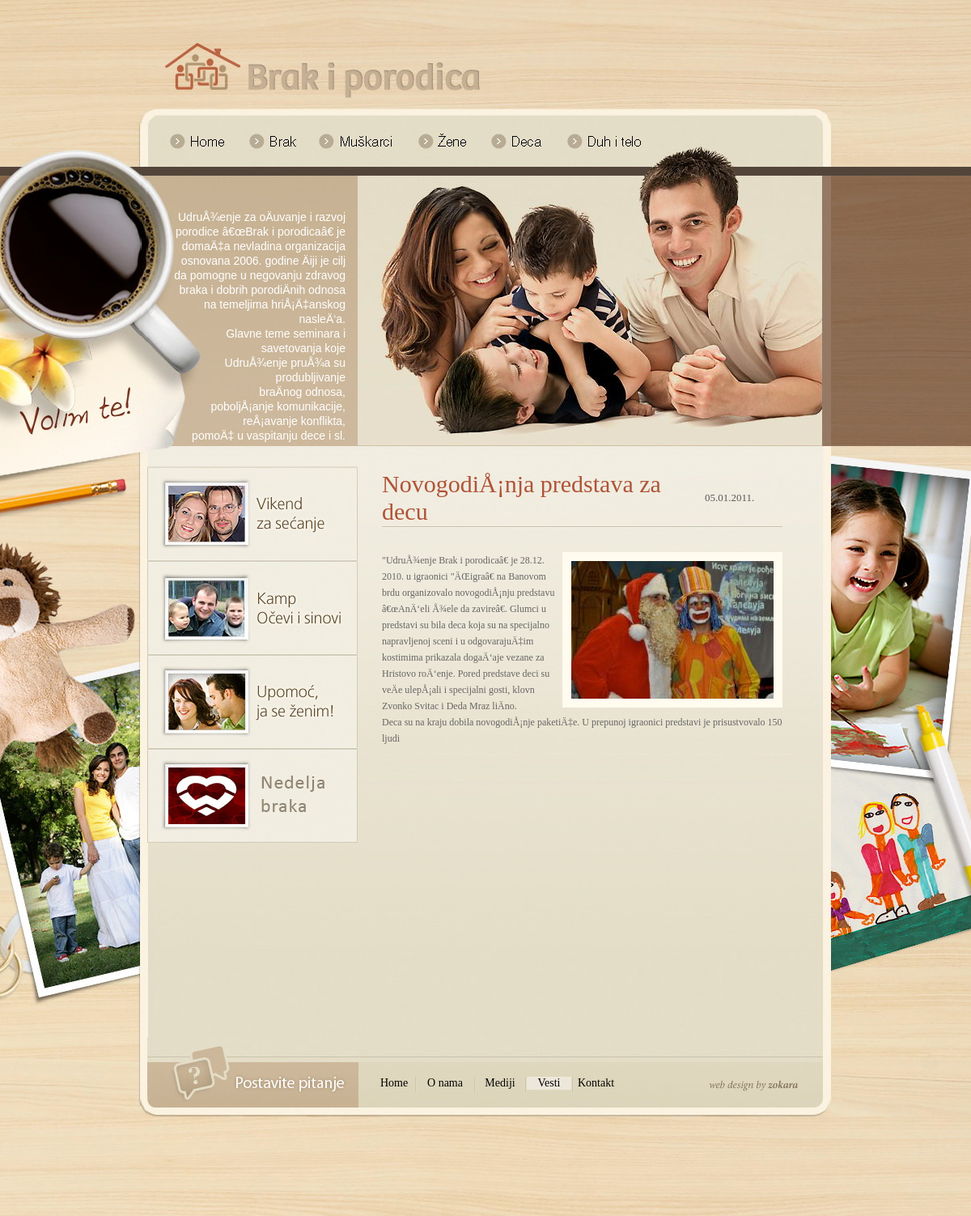
The page /vest.php?id=5 on the database its author committed.
### tables this page shows
CREATE TABLE `uvodi` (
  `id` int(11) NOT NULL AUTO_INCREMENT,
  `grupa` int(11) NOT NULL DEFAULT '0',
  `naziv` varchar(50) DEFAULT NULL,
  `naslov` varchar(50) DEFAULT NULL,
  `tekst` text,
  `stamp_unosa` varchar(14) DEFAULT NULL,
  `stamp_izmene` varchar(14) DEFAULT NULL,
  PRIMARY KEY (`id`)
);

CREATE TABLE `vesti` (
  `id` int(11) NOT NULL AUTO_INCREMENT,
  `naslov` varchar(255) DEFAULT NULL,
  `tekst_kratki` text,
  `tekst` text,
  `aktivno` tinyint(4) NOT NULL DEFAULT '0',
  `prioritet` tinyint(4) NOT NULL DEFAULT '0',
  `stamp_unosa` varchar(14) DEFAULT NULL,
  `stamp_izmene` varchar(14) DEFAULT NULL,
  PRIMARY KEY (`id`)
);

CREATE TABLE `slike` (
  `id` int(11) NOT NULL AUTO_INCREMENT,
  `id_objekta` int(11) DEFAULT NULL,
  `vrsta` varchar(30) DEFAULT NULL,
  `indeks` tinyint(4) NOT NULL DEFAULT '0',
  `naziv` varchar(50) DEFAULT NULL,
  `naziv_mala` varchar(50) DEFAULT NULL,
  `naziv_srednja` varchar(50) DEFAULT NULL,
  `ext` varchar(10) DEFAULT NULL,
  `sirina` varchar(10) DEFAULT NULL,
  `visina` varchar(10) DEFAULT NULL,
  `komentar` varchar(255) DEFAULT NULL,
  `stamp_unosa` varchar(14) DEFAULT NULL,
  PRIMARY KEY (`id`)
);

### vest.php (the view, shortened to what the rows shown need)
<?php
include("include/aplikacija.h.php");
$id=$_REQUEST['id'];
$v=new vest($id);
$grupa=101;
$podgrupa=0;
appHeader($grupa,$podgrupa);
echo "
<table border='0' cellpadding='0' cellspacing='0' id='tabDetalji'>
  <tr>
    <td>
      <table width='100%' border='0' cellpadding='0' cellspacing='0' id='tabDetaljiNaslov'>
        <tr>
          <td class='tabDetaljiNaslovTdNaslov'>".$v->naslov."</td>
          <td class='tabDetaljiNaslovTdDatum'>".stampUDatum2($v->stamp_unosa)."</td>
        </tr>
      </table>
    </td>
  </tr>
  <tr>
    <td class='tabListaSep'></td>
  </tr>
  <tr>
    <td class='tabDetaljiSep2'>&nbsp;</td>
  </tr>
  <tr>
    <td class='tekst'>
";
if ($v->slike[1]->naziv) echo "<a href='".$v->slike[1]->path.$v->slike[1]->naziv."' class='galerija'><img src='".$v->slike[1]->path.$v->slike[1]->naziv_srednja."' width='".$v->slike[1]->srednja_sirina."' height='".$v->slike[1]->srednja_visina."' class='detaljiSlika' border='0' align='right' /></a>";
echo nl2br($v->tekst);
echo "</td>
  </tr>
  <tr>
    <td class='tabDetaljiSep2'>&nbsp;</td>
  </tr>
";
echo "
</table>
";
appFooter($grupa);
?>

### include/aplikacija.h.php (shortened to what the rows shown need)
<?php
if (!defined("Aplikacija_H_PHP")):
    function numUMesec($num)
    {
        if ($num == 1) $mesec = "Januar";
        return $mesec;
    }
    function numUDan($num)
    {
        if ($num == 1) $dan = "Ponedeljak";
        else if ($num == 2) $dan = "Utorak";
        else if ($num == 3) $dan = "Sreda";
        else if ($num == 4) $dan = "Cetvrtak";
        else if ($num == 5) $dan = "Petak";
        else if ($num == 6) $dan = "Subota";
        else $dan = "Nedelja";
        return $dan;
    }
    function stampUDatum2($stamp)
    {
        $num_dan_u_nedelji = date("w");
        $num_dan = $stamp[6] . $stamp[7];
        $num_mesec = $stamp[4] . $stamp[5];
        $num_godina = $stamp[0] . $stamp[1] . $stamp[2] . $stamp[3];
        $datum = $num_dan . "." . $num_mesec . "." . $num_godina . ".";
        return $datum;
    }
    class slika
    {
        function slika($vrsta, $id_objekta, $indeks)
        {
            $this->vrsta = $vrsta;
            if ($this->vrsta == SL_CLANAK) {
                $this->tip = SL_CLANAK_TIP;
                $this->max_sirina = SL_CLANAK_MAX_SIRINA;
                $this->max_visina = SL_CLANAK_MAX_VISINA;
                $this->min_sirina = SL_CLANAK_MIN_SIRINA;
                $this->min_visina = SL_CLANAK_MIN_VISINA;
                $this->default_naziv = SL_CLANAK_DEFAULT_NAZIV;
                $this->path = SL_CLANAK_PATH;
                $this->mala = SL_CLANAK_MALA;
                $this->mala_sirina = SL_CLANAK_MALA_SIRINA;
                $this->mala_visina = SL_CLANAK_MALA_VISINA;
                $this->srednja = SL_CLANAK_SREDNJA;
                $this->srednja_sirina = SL_CLANAK_SREDNJA_SIRINA;
                $this->srednja_visina = SL_CLANAK_SREDNJA_VISINA;
            } else if ($this->vrsta == SL_VEST) {
                $this->path = SL_VEST_PATH;
                $this->srednja_sirina = SL_VEST_SREDNJA_SIRINA;
                $this->srednja_visina = SL_VEST_SREDNJA_VISINA;
            } else if ($this->vrsta == SL_STRANICA) {
                $this->tip = SL_STRANICA_TIP;
                $this->max_sirina = SL_STRANICA_MAX_SIRINA;
                $this->max_visina = SL_STRANICA_MAX_VISINA;
                $this->min_sirina = SL_STRANICA_MIN_SIRINA;
                $this->min_visina = SL_STRANICA_MIN_VISINA;
                $this->default_naziv = SL_STRANICA_DEFAULT_NAZIV;
                $this->path = SL_STRANICA_PATH;
                $this->mala = SL_STRANICA_MALA;
                $this->mala_sirina = SL_STRANICA_MALA_SIRINA;
                $this->mala_visina = SL_STRANICA_MALA_VISINA;
                $this->srednja = SL_STRANICA_SREDNJA;
                $this->srednja_sirina = SL_STRANICA_SREDNJA_SIRINA;
                $this->srednja_visina = SL_STRANICA_SREDNJA_VISINA;
            }
            $query = "select * from " . TAB_SLIKE . " where vrsta='" . $vrsta . "' and id_objekta='" . $id_objekta . "' and indeks='" . $indeks . "'";
            $result = mysql_query($query);
            $rows = mysql_num_rows($result);
            if ($rows) {
                $row = mysql_fetch_array($result);
            }
        }
        function dodelaVrednosti($row)
        {
            $this->naziv = $row['naziv'];
            $this->naziv_srednja = $row['naziv_srednja'];
        }
    }
    class vest
    {
        var $id;
        function vest($id = 0)
        {
            $this->tabela = TAB_VESTI;
            if ($id) {
                $query = "select * from " . $this->tabela . " where id='" . $id . "'";
                $result = mysql_query($query);
                $row = mysql_fetch_array($result);
            }
            $i = 1;
            while ($i <= MAX_SLIKA_PO_VESTI) {
                $this->slike[$i] = new slika(SL_VEST, $this->id, $i);
                $i++;
            }
        }
        function dodelaVrednosti($row)
        {
            $this->id = $row['id'];
            $this->naslov = stripslashes($row['naslov']);
            $this->tekst = stripslashes($row['tekst']);
            $this->stamp_unosa = $row['stamp_unosa'];
        }
    }
    class uvod
    {
        function uvod($grupa = 0)
        {
            $this->tabela = TAB_UVODI;
            $query = "select * from " . $this->tabela . " where grupa='" . $grupa . "'";
            $result = mysql_query($query);
            $row = mysql_fetch_array($result);
        }
        function dodelaVrednosti($row)
        {
            $this->tekst = stripslashes($row['tekst']);
        }
    }
    function appHeader($grupa = 0, $podgrupa = 0, $naslov = "", $meta_description = "", $meta_keywords = "")
    {
        $uvod = new uvod($grupa);
        if (!$uvod->naziv) $uvod = new uvod(0);
        ?>
        <!DOCTYPE html PUBLIC "-//W3C//DTD XHTML 1.0 Transitional//EN"
                "http://www.w3.org/TR/xhtml1/DTD/xhtml1-transitional.dtd">
        <html xmlns="http://www.w3.org/1999/xhtml">
        <head>
            <link href="include/style.css" rel="stylesheet" type="text/css"/>
            <link href="include/lightbox.css" rel="stylesheet" type="text/css"/>
        </head>
        <body>
        <table width="100%" border="0" cellpadding="0" cellspacing="0" id="tabGlavna">
        <tr>
            <td id="bg_sredina_1_4">
                <table border="0" cellpadding="0" cellspacing="0" id="tabHeader">
                    <tr>
                        <td width="260" height="334">
                            <div id="divUvod"><?php echo nl2br($uvod->tekst); ?></div>
                        </td>
                    </tr>
                </table>
            </td>
        </tr>
        <tr>
        <td id="bg_sredina_1_5"><table width="100%" border="0" cellpadding="0" cellspacing="0" id="tabCentralna">
        <tr>
        <td valign="top">
        <div id="divSadrzaj">
        <?php
    }
    function appFooter($grupa = 0)
    {
        ?>
        </div>
        </td>
        </tr>
        </table></td>
        </tr>
        </table>
        </body>
        </html>
        <?php
    }
endif;
?>

### rows shown on the page
uvodi: tekst "UdruÅ¾enje za oÄuvanje i razvoj porodice â€œBrak i porodicaâ€ je domaÄ‡a nevladina organizacija osnovana 2006. godine Äiji je cilj da pomogne u negovanju zdravog braka i dobrih porodiÄnih odnosa na temeljima hriÅ¡Ä‡anskog nasleÄ‘a. Glavne teme seminara i savetovanja koje UdruÅ¾enje pruÅ¾a su produbljivanje braÄnog odnosa, poboljÅ¡anje komunikacije, reÅ¡avanje konflikta, pomoÄ‡ u vaspitanju dece i sl."
vesti: naslov "NovogodiÅ¡nja predstava za decu", stamp_unosa "05.01.2011.", tekst "\"UdruÅ¾enje Brak i porodicaâ€ je 28.12. 2010. u igraonici \"ÄŒigraâ€ na Banovom brdu organizovalo novogodiÅ¡nju predstavu â€œAnÄ‘eli Å¾ele da zavireâ€. Glumci u predstavi su bila deca koja su na specijalno napravljenoj sceni i u odgovarajuÄ‡im kostimima prikazala dogaÄ‘aje vezane za Hristovo roÄ‘enje. Pored predstave deci su veÄe ulepÅ¡ali i specijalni gosti, klovn Zvonko Svitac i Deda Mraz liÄno. Deca su na kraju dobila novogodiÅ¡nje paketiÄ‡e. U prepunoj igraonici predstavi je prisustvovalo 150 ljudi"
slike: naziv_srednja (picture)
